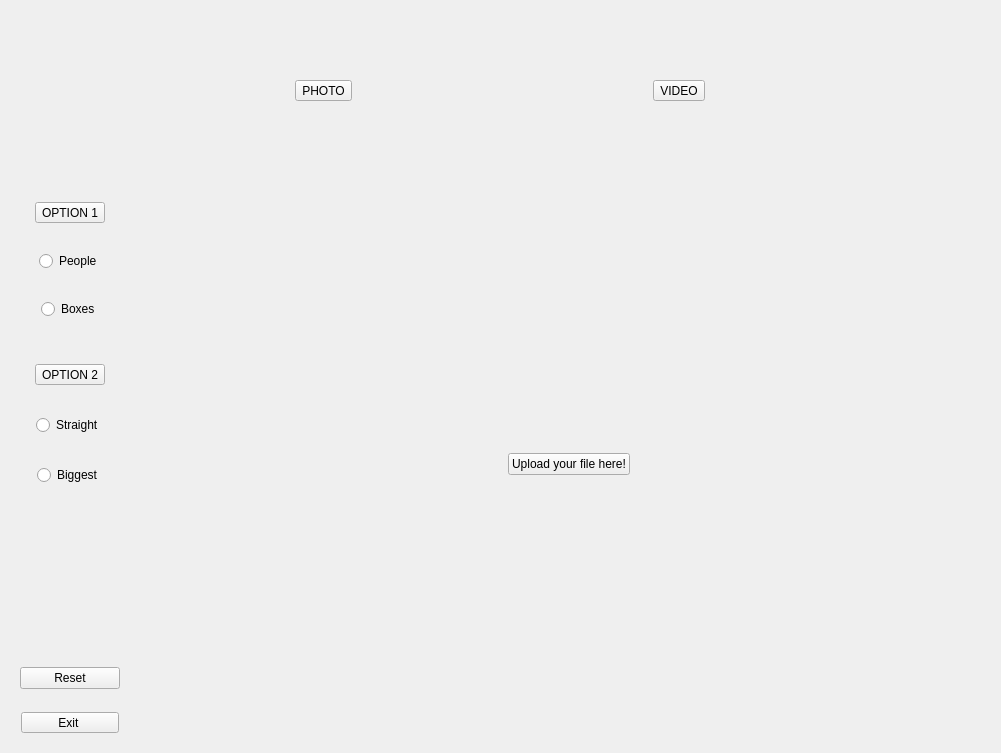
<?xml version="1.0" encoding="UTF-8"?>
<ui version="4.0">
 <class>Form</class>
 <widget class="QWidget" name="Form">
  <property name="geometry">
   <rect>
    <x>0</x>
    <y>0</y>
    <width>1001</width>
    <height>753</height>
   </rect>
  </property>
  <property name="windowTitle">
   <string>Form</string>
  </property>
  <widget class="QWidget" name="verticalLayoutWidget_3">
   <property name="geometry">
    <rect>
     <x>0</x>
     <y>180</y>
     <width>141</width>
     <height>161</height>
    </rect>
   </property>
   <layout class="QVBoxLayout" name="blurry_layout">
    <item alignment="Qt::AlignHCenter">
     <widget class="QToolButton" name="blurry_option">
      <property name="text">
       <string>OPTION 1</string>
      </property>
     </widget>
    </item>
    <item alignment="Qt::AlignHCenter">
     <widget class="QRadioButton" name="blurry_people_button">
      <property name="text">
       <string>People</string>
      </property>
     </widget>
    </item>
    <item alignment="Qt::AlignHCenter">
     <widget class="QRadioButton" name="blurry_boxes_button">
      <property name="text">
       <string>Boxes</string>
      </property>
     </widget>
    </item>
   </layout>
  </widget>
  <widget class="QWidget" name="verticalLayoutWidget_4">
   <property name="geometry">
    <rect>
     <x>0</x>
     <y>340</y>
     <width>141</width>
     <height>171</height>
    </rect>
   </property>
   <layout class="QVBoxLayout" name="conversion_layout">
    <item alignment="Qt::AlignHCenter">
     <widget class="QToolButton" name="detection_option">
      <property name="text">
       <string>OPTION 2</string>
      </property>
     </widget>
    </item>
    <item alignment="Qt::AlignHCenter">
     <widget class="QRadioButton" name="straight_button">
      <property name="text">
       <string>Straight</string>
      </property>
     </widget>
    </item>
    <item alignment="Qt::AlignHCenter">
     <widget class="QRadioButton" name="biggest_button">
      <property name="text">
       <string>Biggest</string>
      </property>
     </widget>
    </item>
   </layout>
  </widget>
  <widget class="QWidget" name="verticalLayoutWidget_5">
   <property name="geometry">
    <rect>
     <x>0</x>
     <y>650</y>
     <width>141</width>
     <height>101</height>
    </rect>
   </property>
   <layout class="QVBoxLayout" name="blurry_layout_2">
    <item alignment="Qt::AlignHCenter">
     <widget class="QPushButton" name="reset">
      <property name="text">
       <string>         Reset         </string>
      </property>
     </widget>
    </item>
    <item alignment="Qt::AlignHCenter">
     <widget class="QToolButton" name="exit">
      <property name="text">
       <string>         Exit          </string>
      </property>
     </widget>
    </item>
   </layout>
  </widget>
  <widget class="QWidget" name="horizontalLayoutWidget">
   <property name="geometry">
    <rect>
     <x>0</x>
     <y>0</y>
     <width>1001</width>
     <height>181</height>
    </rect>
   </property>
   <layout class="QHBoxLayout" name="photo_video_layout">
    <item>
     <widget class="QToolButton" name="photo_button">
      <property name="text">
       <string>PHOTO</string>
      </property>
     </widget>
    </item>
    <item>
     <widget class="QToolButton" name="video_button">
      <property name="text">
       <string>VIDEO</string>
      </property>
     </widget>
    </item>
   </layout>
  </widget>
  <widget class="QWidget" name="verticalLayoutWidget">
   <property name="geometry">
    <rect>
     <x>139</x>
     <y>179</y>
     <width>861</width>
     <height>571</height>
    </rect>
   </property>
   <layout class="QVBoxLayout" name="resultLayout">
    <item alignment="Qt::AlignHCenter">
     <widget class="QPushButton" name="upload_button">
      <property name="maximumSize">
       <size>
        <width>300</width>
        <height>16777215</height>
       </size>
      </property>
      <property name="text">
       <string>Upload your file here!</string>
      </property>
     </widget>
    </item>
   </layout>
  </widget>
 </widget>
 <resources/>
 <connections/>
</ui>
